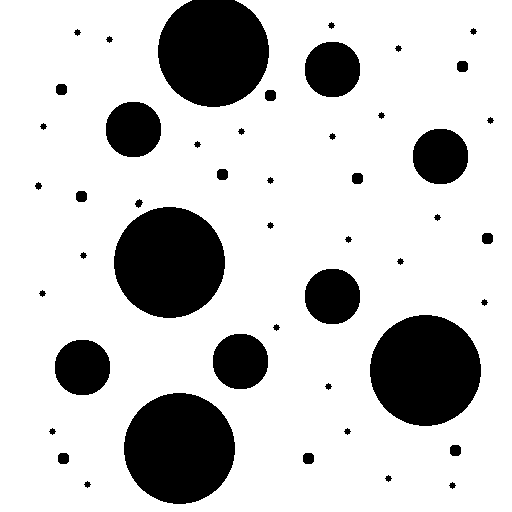
#> input picture LABS/circles1.png, 512 x 512 px, found by its file name
$ jupyter execute --allow-errors '05 - Image Filtering (2).ipynb'   (shell and % lines are left out)   (older library calls are emulated)
#> lines starting #> are read from the running program, lines starting #| are printed output that depends on the picture; after the words box and inside, x2 and y2 are one past the last pixel; in counts of white or black regions, pixels touching at a corner belong together
# LAB 5 - Image Filtering (2)

**Objectives:**

* Use morphological operations to clean-up a segmented image
* Label segmented objects
* Detect edges & straight lines in an image

## Morphological operations

* For morphology functions, [see the skimage documentation](http://scikit-image.org/docs/dev/api/skimage.morphology.html?highlight=morphology#module-skimage.morphology)

Starting from the example below:

1. Using the "opening" operation with a disk structuring element of increasing size, determine how many circles of any given radius there are in the *circles.png* image.
1. Build a morphological filter that eliminates one size of circles.

[cell 1]
import numpy as np
import matplotlib.pyplot as plt
from matplotlib import cm
from skimage.io import imread
import skimage.filters.rank as skr
from skimage.morphology import disk

ima = imread('http://homepages.ulb.ac.be/~odebeir/data/circles1.png')==0 #to be sure objects are = 1
#> ima: shape (512, 512) bool; 21% white; 48 white regions, largest, box (x1, y1, x2, y2) and area: (114, 207, 225, 318) 9649, (370, 315, 481, 426) 9649, (124, 393, 235, 504) 9649
plt.imshow(ima,cmap=plt.cm.gray);

# use the local maximum and local minimum for dilation and erosion
#> (the rest of this cell did not finish here and is left out)

[cell 2]
# -- Your code here -- #

## Edge detection

Using the [convolve2d](http://docs.scipy.org/doc/scipy-0.15.1/reference/generated/scipy.signal.convolve2d.html) function, develop the Sobel filter.
The Sobel operator is given by
$$\mathbf{G} = \sqrt{ {\mathbf{G}_x}^2 + {\mathbf{G}_y}^2 }$$
where $G_x$ and $G_y$ are images respectively obtained by a convolution with the given kernels
$$\mathbf{g}_y = \begin{bmatrix}
    -1 & -2 & -1  \\
    0 & 0 & 0 \\
    +1 & +2 & +1
    \end{bmatrix}
    \quad
    \mbox{and}
    \quad
    \mathbf{g}_x = \begin{bmatrix}
    -1 & 0 & +1 \\
    -2 & 0 & +2 \\
    -1 & 0 & +1
    \end{bmatrix}
    $$

**Apply the Sobel filter** to find the edges in the "road" image.

Compare with the results of the **Canny edge filter** with different "sigma" values (see [the skimage documentation](http://scikit-image.org/docs/dev/auto_examples/edges/plot_canny.html))

[cell 3]
from skimage.data import camera
from skimage.io import imread

im = imread('road.jpg', as_grey=True)
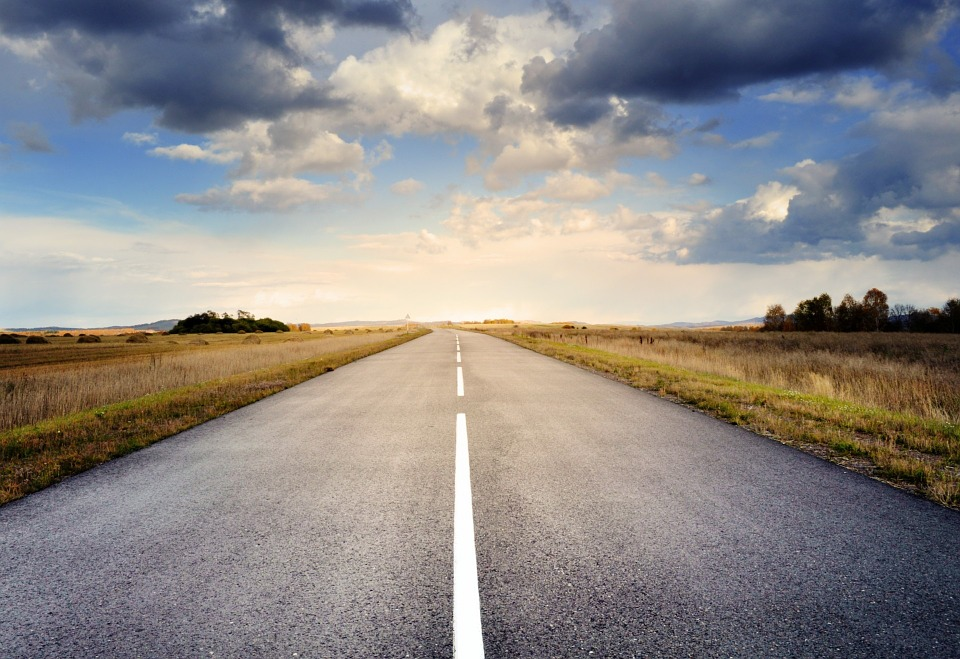
#> input picture LABS/road.jpg, 960 x 659 px
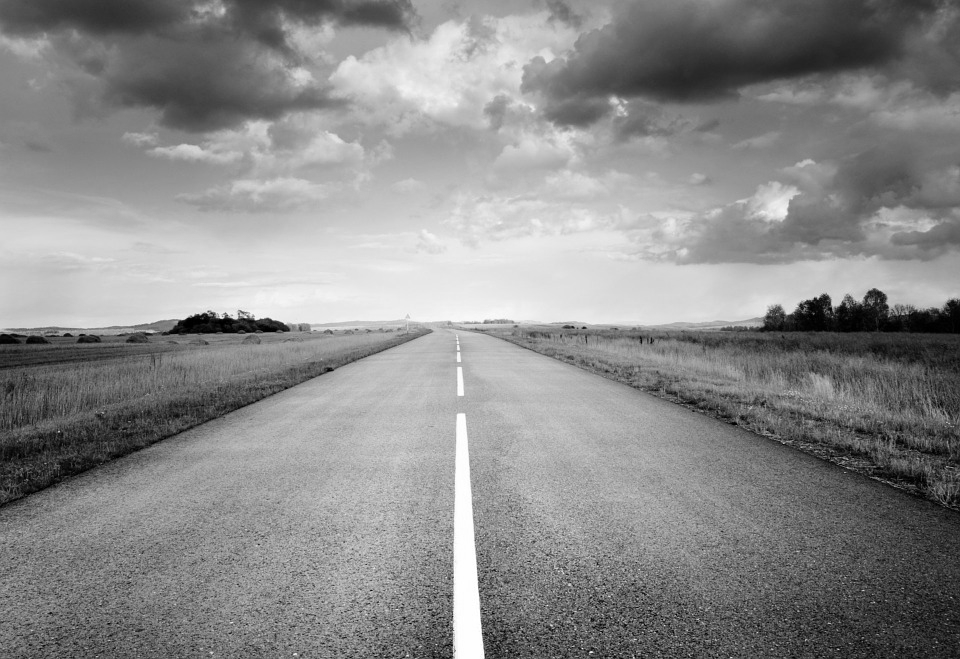
#> im: shape (659, 960) float64; min 0, max 1, mean 0.544

plt.figure(figsize=(15,15))
plt.imshow(im, cmap=plt.cm.gray)
plt.show()

## -- Your code here -- ##
